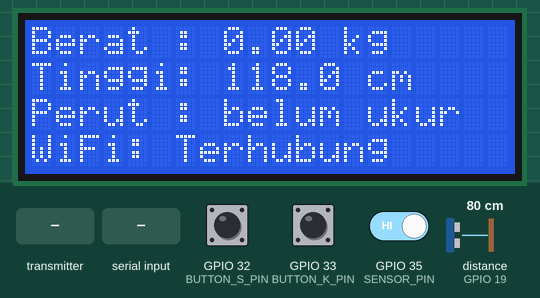
The sketch below on a simulated ESP32. Parts: 20×4 character LCD. Wiring (inferred from the names in the program): ultrasonic range finder: trigger GPIO 18; echo GPIO 19. The inputs (shaded band) are chosen by the test bench; at power-on: GPIO 32 (BUTTON_S_PIN) HIGH, distance to the obstacle (sensor on GPIO 19) 80 cm, GPIO 33 (BUTTON_K_PIN) HIGH, GPIO 35 (SENSOR_PIN) HIGH. The echo pulse lasts 58.3 µs per cm; WiFi joins after 1.5 s; servers stay silent unless stated; uploads are accepted with an empty reply; the audio player accepts every command and is not drawn; what the sketch prints to the serial monitor is not drawn.

Above: at 4.3 s.
4.4 s: GPIO 32 (BUTTON_S_PIN) pulled LOW for 0.15 s
At 5.5 s:
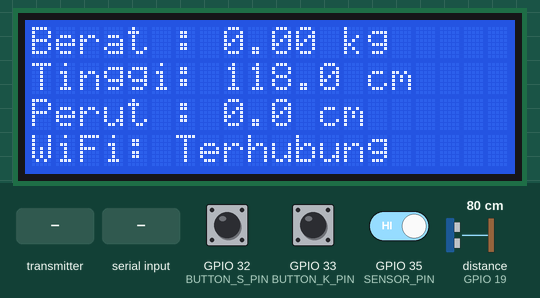
6.0 s: distance to the obstacle (sensor on GPIO 19) set to 60 cm
At 7.4 s:
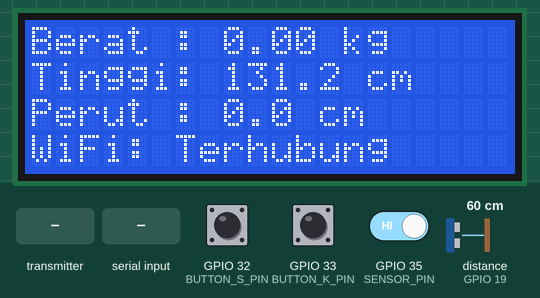
7.5 s: GPIO 33 (BUTTON_K_PIN) pulled LOW for 0.15 s
At 8.8 s:
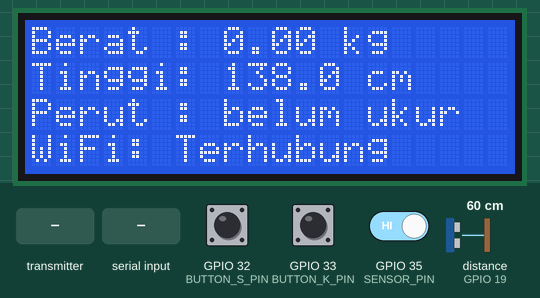
9.3 s: distance to the obstacle (sensor on GPIO 19) set to 35 cm
At 10.2 s:
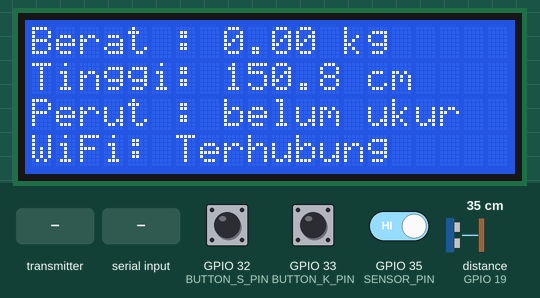
11.0 s: the transmitter starts sending berat = 25
At 12.4 s:
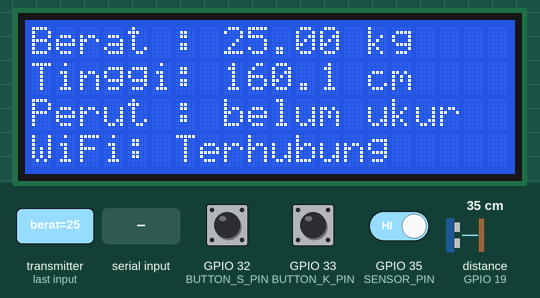
12.6 s: "T" received over Serial
At 13.5 s:
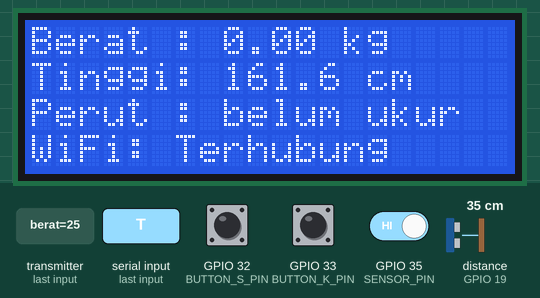
Timing chart, 0 to 15.1 s (numbered marks = the images above; inputs shaded):
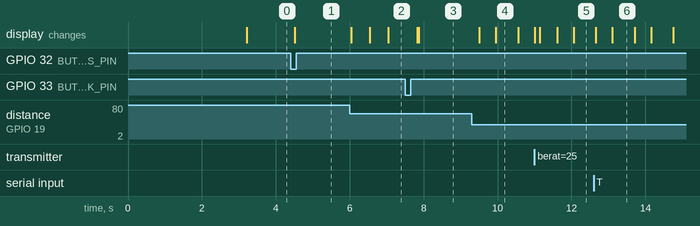

Measured:
- after the input at 4.4 s, the display: changes after 0.11 s (image 1)
- after the input at 6.0 s, the display: first changes at once (image 2 shows a later state)
- after the input at 7.5 s, the display: first changes after 0.32 s (image 3 shows a later state)
- after the input at 9.3 s, the display: first changes after 0.21 s (image 4 shows a later state)
- what the display in image 4 shows lasts 0.6 s, from 10.0 s to 10.6 s

The sketch:

esp32_timbangan.ino
```cpp
#include <WiFi.h>
#include <WiFiClientSecure.h> // Wajib untuk koneksi HTTPS ke domain publik
#include <HTTPClient.h>
#include <Wire.h>
#include <LiquidCrystal_I2C.h>
#include <math.h>
#include <esp_now.h>
#include "DFRobotDFPlayerMini.h"
#if defined(ESP8266) || defined(ESP32) || defined(AVR)
#include <EEPROM.h>
#endif

// ---------------- LCD I2C 20x4 ----------------
const int LCD_ADDR = 0x27;
const int LCD_SDA = 21;
const int LCD_SCL = 22;
LiquidCrystal_I2C lcd(LCD_ADDR, 20, 4);

// ---------------- WIFI & SERVER ----------------
const char* WIFI_SSID     = "jamiroquai";
const char* WIFI_PASSWORD = "22222222";

const char* SERVER_URL = "https://seanta.my.id/api_sensor.php";
const char* API_KEY    = "Tmbgn-Pertamina-XYZ998";

// ---------------- DFPLAYER MINI (UART 2) ----------------
HardwareSerial mySerial2(2);
DFRobotDFPlayerMini myDFPlayer;

// Pin disesuaikan: GPIO 26 = ESP32 RX (ke TX DFPlayer), GPIO 27 = ESP32 TX (ke RX DFPlayer)
const int DFPLAYER_RX = 26;  // Hubungkan ke TX DFPlayer
const int DFPLAYER_TX = 27;  // Hubungkan ke RX DFPlayer (Gunakan Resistor 1K / 2K seri)

// ---------------- DATA BERAT (DARI ESP-NOW) ----------------
typedef struct struct_message {
  float berat;
} struct_message;

struct_message receivedData;

float beratMentahReceiver = 0;
float virtualTareOffset = 0;
float berat = 0;
float beratHalus = 0;

const float BERAT_DEADBAND = 0.30;
const float ALPHA_BERAT_NORMAL = 1.0;
const float ALPHA_BERAT_UKUR   = 1.0;

// Callback ESP-NOW (ESP32 Core v3.x)
void OnDataRecv(const esp_now_recv_info *info, const uint8_t *incomingData, int len) {
  memcpy(&receivedData, incomingData, sizeof(receivedData));
  beratMentahReceiver = receivedData.berat;
}

// ---------------- ULTRASONIK JSN-SR04T (TINGGI) ----------------
const int TRIG_PIN = 18;
const int ECHO_PIN = 19;

const unsigned long TIMEOUT_ECHO = 30000UL;
float tinggi_cm = 0;
float jarakSensor = 0;
float tinggiSebelumnya = 0;
bool tinggiSudahValid = false;

const float TINGGI_SENSOR_DARI_LANTAI = 196;

// ====== TEMPAT EDIT KALIBRASI TINGGI ======
// Ubah nilai di bawah ini kalau hasil tinggi masih meleset.
// Positif = menambah tinggi, negatif = mengurangi tinggi (satuan cm)
float TINGGI_OFFSET_KALIBRASI = 2.0;   // <-- koreksi +2 cm
// ==========================================

const float TINGGI_JARAK_MIN = 20;
const float TINGGI_JARAK_MAX = TINGGI_SENSOR_DARI_LANTAI + 10;
const float TINGGI_LONCATAN_MAX = 30;

int tinggiPenolakanBerturut = 0;
const int TINGGI_PENOLAKAN_MAX = 3;
unsigned long lastBacaTinggi = 0;
const unsigned long INTERVAL_BACA_TINGGI = 500;

// ---------------- OPTOCOUPLER (KELILING) - MODE INTERRUPT ----------------
#define SENSOR_PIN 35

// Dibagi 2 karena sekarang menghitung 2 tepi (naik + turun) per kedipan
float CM_PER_PULSA = 0.5;

volatile unsigned long pulseCount = 0;
volatile unsigned long lastPulseMicros = 0;
volatile bool pengukuranAktif = false;

// Debounce dalam MIKRODETIK
// 800us = sangat responsif, masih tahan noise
// Kalau muncul pulsa hantu  -> naikkan ke 1500 - 2000
// Kalau ada pulsa yg kelewat -> turunkan ke 200 - 300
const unsigned long DEBOUNCE_US = 800;

float keliling_cm = 0;
unsigned long lastPrint = 0;
const unsigned long INTERVAL_PRINT_NORMAL = 150;
const unsigned long INTERVAL_PRINT_UKUR   = 100;

// ---------------- TOMBOL FISIK ----------------
const int BUTTON_S_PIN = 32;
const int BUTTON_K_PIN = 33;
const unsigned long DEBOUNCE_TOMBOL_MS = 250;
int stateTombolS = HIGH;
int stateTombolK = HIGH;
unsigned long waktuTombolSTerakhir = 0;
unsigned long waktuTombolKTerakhir = 0;
bool voice1SudahDiputar = false;

// Prototype
void resetKeliling();

//====================================================
// ISR OPTOCOUPLER - dipanggil tiap tepi sinyal
//====================================================
void IRAM_ATTR isrPulsa() {
  unsigned long nowUs = micros();
  if (nowUs - lastPulseMicros < DEBOUNCE_US) return;  // tolak noise
  lastPulseMicros = nowUs;

  if (pengukuranAktif) pulseCount++;
}

//====================================================
// WIFI
//====================================================
void hubungkanWiFi() {
  Serial.print("Menghubungkan ke WiFi");
  WiFi.mode(WIFI_STA);
  WiFi.begin(WIFI_SSID, WIFI_PASSWORD);

  while (WiFi.status() != WL_CONNECTED) {
    delay(500);
    Serial.print(".");
  }

  Serial.println();
  Serial.print("WiFi terhubung, IP: ");
  Serial.println(WiFi.localIP());
}

//====================================================
// TAMPILKAN DI LCD
//====================================================
void tulisBarisLCD(int baris, String isi) {
  while (isi.length() < 20) {
    isi += ' ';
  }
  lcd.setCursor(0, baris);
  lcd.print(isi.substring(0, 20));
}

void tampilkanLCD() {
  tulisBarisLCD(0, "Berat : " + String(beratHalus, 2) + " kg");
  tulisBarisLCD(1, "Tinggi: " + String(tinggi_cm, 1) + " cm");

  if (pengukuranAktif) {
    tulisBarisLCD(2, "Perut : " + String(keliling_cm, 1) + " cm");
  } else {
    tulisBarisLCD(2, "Perut : belum ukur");
  }

  tulisBarisLCD(3, "WiFi: " + String(WiFi.status() == WL_CONNECTED ? "Terhubung" : "Terputus"));
}

//====================================================
// KIRIM DATA KE SERVER (HTTPS)
//====================================================
void kirimDataKeServer() {
  if (WiFi.status() != WL_CONNECTED) {
    Serial.println("WiFi terputus, data tidak dikirim.");
    return;
  }

  WiFiClientSecure client;
  client.setInsecure(); // Bypass validasi sertifikat SSL/HTTPS
  client.setTimeout(5000); // Socket timeout 5 detik

  HTTPClient http;
  http.setTimeout(5000); // Timeout HTTPClient 5 detik agar ESP32 tidak freeze

  if (!http.begin(client, SERVER_URL)) {
    Serial.println("Gagal menginisialisasi koneksi HTTPClient.");
    client.stop();
    return;
  }
  http.addHeader("Content-Type", "application/json");

  // ================== DATA SENSOR ASLI (BUKAN DUMMY) ==================
  Serial.println("---------------------------------");
  Serial.println("MENGIRIM DATA SENSOR ASLI KE SERVER...");
  Serial.printf("Payload: Berat=%.2f, Tinggi=%.1f, Perut=%.1f\n", beratHalus, tinggi_cm, keliling_cm);
  Serial.println("---------------------------------");

  String payload = "{";
  payload += "\"api_key\":\"" + String(API_KEY) + "\",";
  payload += "\"berat_badan\":" + String(beratHalus, 2) + ",";
  payload += "\"tinggi_badan\":" + String(tinggi_cm, 1) + ",";
  payload += "\"lingkar_perut\":" + String(keliling_cm, 1);
  payload += "}";
  // ======================================================================

  int kodeRespon = http.POST(payload);

  if (kodeRespon > 0) {
    Serial.print("Kirim data OK, respon web: ");
    Serial.println(http.getString());
  } else {
    Serial.print("Kirim data GAGAL, kode error HTTPS: ");
    Serial.println(kodeRespon);
  }

  http.end();
  client.stop(); // Bebaskan RAM/SSL heap agar ESP32 tidak hang
}

//====================================================
// RESET KELILING
//====================================================
void resetKeliling() {
  noInterrupts();
  pulseCount = 0;
  lastPulseMicros = micros();
  interrupts();
  keliling_cm = 0;
  Serial.println(">>> KELILING DIRESET <<<");
}

//====================================================
// AKSI BERSAMA
//====================================================
void aksiMulaiUkurPerut() {
  resetKeliling();
  pengukuranAktif = true;
  lastPrint = 0;
  lastBacaTinggi = 0;
  Serial.println(">>> MULAI UKUR LINGKAR PERUT <<<");

  myDFPlayer.playMp3Folder(2); // Memutar file /mp3/0002.mp3
}

void aksiKirimData() {
  Serial.println(">>> KIRIM DATA KE WEB <<<");

  // Membaca ulang tinggi secara instan tepat sebelum dikirim agar nilainya paling segar
  jarakSensor = bacaTinggi();
  tinggi_cm = TINGGI_SENSOR_DARI_LANTAI - jarakSensor + TINGGI_OFFSET_KALIBRASI;
  if (tinggi_cm < 0) tinggi_cm = 0;

  kirimDataKeServer(); // Kirim nilai AKTUAL saat ini (mis. 60kg) ke website

  myDFPlayer.playMp3Folder(4); // Memutar file /mp3/0004.mp3

  // ================== RESET SESI UKUR LINGKAR PERUT SAJA ==================
  // CATATAN: berat/beratHalus/virtualTareOffset SENGAJA TIDAK disentuh di sini.
  // Berat harus tetap mengikuti angka aktual selama orangnya masih berdiri di
  // atas timbangan. Berat hanya akan kembali ke 0 secara alami saat beban
  // benar-benar diangkat dari timbangan (turun), bukan dipaksa nol saat kirim.
  tinggiSudahValid = false;                  // supaya pembacaan tinggi anak berikutnya mulai fresh
  tinggiSebelumnya = 0;
  tinggi_cm = 0;

  pengukuranAktif = false;
  resetKeliling();                           // reset lingkar perut ke 0 untuk sesi berikutnya

  lastPrint = 0;
  lastBacaTinggi = 0;

  Serial.println(">>> Sesi tinggi & lingkar perut direset, BERAT TETAP mengikuti sensor <<<");
  // ==========================================================================
}

//====================================================
// BACA TINGGI
//====================================================
float bacaTinggi() {
  digitalWrite(TRIG_PIN, LOW);
  delayMicroseconds(2);
  digitalWrite(TRIG_PIN, HIGH);
  delayMicroseconds(10);
  digitalWrite(TRIG_PIN, LOW);

  long durasi = pulseIn(ECHO_PIN, HIGH, TIMEOUT_ECHO);
  if (durasi == 0) return tinggiSebelumnya;

  float d = durasi * 0.0343 / 2.0;
  if (d < TINGGI_JARAK_MIN || d > TINGGI_JARAK_MAX) return tinggiSebelumnya;

  if (!tinggiSudahValid) {
    tinggiSebelumnya = d;
    tinggiSudahValid = true;
    return d;
  }

  if (fabs(d - tinggiSebelumnya) > TINGGI_LONCATAN_MAX) {
    tinggiPenolakanBerturut++;
    if (tinggiPenolakanBerturut >= TINGGI_PENOLAKAN_MAX) {
      tinggiSebelumnya = d;
      tinggiPenolakanBerturut = 0;
      return d;
    }
    return tinggiSebelumnya;
  }

  tinggiPenolakanBerturut = 0;
  d = (0.7 * tinggiSebelumnya) + (0.3 * d);
  tinggiSebelumnya = d;
  return d;
}

//====================================================
// SETUP
//====================================================
void setup() {
  Serial.begin(115200);
  Serial.println("\nStarting Main ESP32...");

  // Inisialisasi UART2 ke GPIO 26 (RX) & GPIO 27 (TX)
  mySerial2.begin(9600, SERIAL_8N1, DFPLAYER_RX, DFPLAYER_TX);

  Wire.begin(LCD_SDA, LCD_SCL);
  lcd.init();
  lcd.backlight();
  lcd.setCursor(0, 0);
  lcd.print("Menghubungkan WiFi..");

  hubungkanWiFi();

  // ================== INFO UNTUK SETUP ESP-NOW DI ESP32 BAWAH ==================
  // Salin MAC Address dan Channel di bawah ini ke kode espbawah.ino
  Serial.println("==================================");
  Serial.print("MAC Address ESP32 Utama : ");
  Serial.println(WiFi.macAddress());
  Serial.print("WiFi Channel saat ini   : ");
  Serial.println(WiFi.channel());
  Serial.println("==================================");
  // ===============================================================================

  // Inisialisasi DFPlayer Mini
  if (!myDFPlayer.begin(mySerial2, true, true)) {
    Serial.println(F("Gagal membaca DFPlayer. Cek koneksi SD Card/Kabel!"));
  } else {
    Serial.println(F("DFPlayer Mini Online."));
    delay(1000);             // Jeda 1 detik agar reset DFPlayer selesai
    myDFPlayer.volume(25);   // Atur volume (skala 0 - 30)
  }

  lcd.clear();

  if (esp_now_init() != ESP_OK) {
    Serial.println("Error Inisialisasi ESP-NOW");
    return;
  }
  esp_now_register_recv_cb(OnDataRecv);
  Serial.println("Menunggu data Loadcell via ESP-NOW...");

  pinMode(TRIG_PIN, OUTPUT);
  pinMode(ECHO_PIN, INPUT);
  digitalWrite(TRIG_PIN, LOW);

  // ---- Optocoupler mode interrupt ----
  pinMode(SENSOR_PIN, INPUT_PULLUP);
  lastPulseMicros = micros();
  attachInterrupt(digitalPinToInterrupt(SENSOR_PIN), isrPulsa, CHANGE);

  pinMode(BUTTON_S_PIN, INPUT_PULLUP);
  pinMode(BUTTON_K_PIN, INPUT_PULLUP);
  stateTombolS = digitalRead(BUTTON_S_PIN);
  stateTombolK = digitalRead(BUTTON_K_PIN);

  Serial.println("==================================");
  Serial.println("S = Mulai ukur lingkar perut");
  Serial.println("R = Reset & Stop ukur lingkar");
  Serial.println("T = Tare Load Cell (Virtual)");
  Serial.println("K = Kirim data ke web sekarang");
  Serial.println("==================================");
  Serial.print("Offset kalibrasi tinggi: ");
  Serial.print(TINGGI_OFFSET_KALIBRASI, 1);
  Serial.println(" cm");
}

//====================================================
// LOOP
//====================================================
void loop() {
  unsigned long now = millis();

  // ================== LOGIKA BERAT (ESP-NOW) ==================
  berat = beratMentahReceiver - virtualTareOffset;

  if (fabs(berat) < BERAT_DEADBAND) {
    berat = 0;
  }

  float alphaBerat = pengukuranAktif ? ALPHA_BERAT_UKUR : ALPHA_BERAT_NORMAL;
  beratHalus = (alphaBerat * berat) + ((1.0 - alphaBerat) * beratHalus);

  // ================== TINGGI ==================
  if (now - lastBacaTinggi >= INTERVAL_BACA_TINGGI) {
    lastBacaTinggi = now;
    jarakSensor = bacaTinggi();
    tinggi_cm = TINGGI_SENSOR_DARI_LANTAI - jarakSensor + TINGGI_OFFSET_KALIBRASI;
    if (tinggi_cm < 0) tinggi_cm = 0;
  }

  // ================== KELILING ==================
  noInterrupts();
  unsigned long pulsaSekarang = pulseCount;
  interrupts();
  keliling_cm = pulsaSekarang * CM_PER_PULSA;

  // ==================================================
  // SERIAL COMMAND & TOMBOL
  // ==================================================
  if (Serial.available()) {
    char cmd = Serial.read();
    if (cmd == 'S' || cmd == 's') aksiMulaiUkurPerut();
    else if (cmd == 'R' || cmd == 'r') {
      pengukuranAktif = false;
      resetKeliling();
      lastPrint = 0;
      lastBacaTinggi = 0;
      Serial.println(">>> STOP UKUR LINGKAR PERUT <<<");
      myDFPlayer.playMp3Folder(3); // Memutar file /mp3/0003.mp3
    }
    else if (cmd == 'T' || cmd == 't') {
      virtualTareOffset = beratMentahReceiver;
      Serial.println("Tare load cell (Virtual) selesai.");
    }
    else if (cmd == 'K' || cmd == 'k') aksiKirimData();
  }

  int bacaTombolS = digitalRead(BUTTON_S_PIN);
  if (bacaTombolS != stateTombolS) {
    stateTombolS = bacaTombolS;
    if (stateTombolS == LOW && (now - waktuTombolSTerakhir > DEBOUNCE_TOMBOL_MS)) {
      waktuTombolSTerakhir = now;
      aksiMulaiUkurPerut();
    }
  }

  int bacaTombolK = digitalRead(BUTTON_K_PIN);
  if (bacaTombolK != stateTombolK) {
    stateTombolK = bacaTombolK;
    if (stateTombolK == LOW && (now - waktuTombolKTerakhir > DEBOUNCE_TOMBOL_MS)) {
      waktuTombolKTerakhir = now;
      aksiKirimData();
    }
  }

  // ==================================================
  // TAMPILKAN DATA
  // ==================================================
  unsigned long intervalPrintSaatIni = pengukuranAktif ? INTERVAL_PRINT_UKUR : INTERVAL_PRINT_NORMAL;
  if (now - lastPrint >= intervalPrintSaatIni) {
    lastPrint = now;

    Serial.print("Berat: "); Serial.print(beratHalus, 2); Serial.print(" kg");
    Serial.print(" | Tinggi: "); Serial.print(tinggi_cm, 1); Serial.print(" cm");

    if (pengukuranAktif) {
      Serial.print(" | Pulsa: "); Serial.print(pulsaSekarang);
      Serial.print(" | Keliling: "); Serial.print(keliling_cm, 1); Serial.print(" cm");
    }
    Serial.println();

    tampilkanLCD();

    // Memutar Suara 1 (/mp3/0001.mp3) sekali saat layar pertama kali aktif
    if (!voice1SudahDiputar) {
      voice1SudahDiputar = true;
      myDFPlayer.playMp3Folder(1);
    }
  }
}
```
